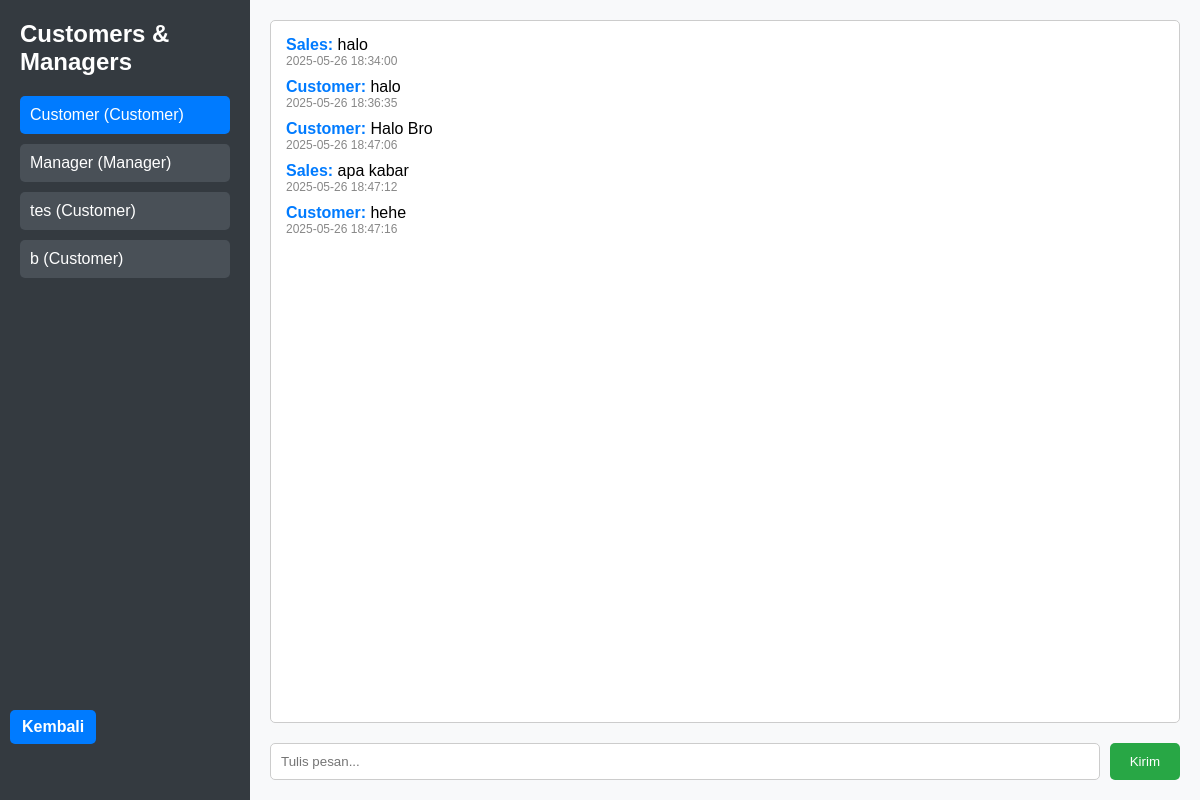
The page /Sales/Chat.php?to=10 (signed in) on the database its author committed.
### tables this page shows
CREATE TABLE `users` (
  `id` int(11) NOT NULL,
  `email` varchar(255) NOT NULL,
  `username` varchar(255) NOT NULL,
  `password` varchar(255) NOT NULL,
  `role` varchar(255) NOT NULL,
  `foto` varchar(255) NOT NULL
);

CREATE TABLE `messages` (
  `id` int(11) NOT NULL,
  `senderId` int(11) NOT NULL,
  `receiverId` int(11) NOT NULL,
  `message` text NOT NULL,
  `createdAt` datetime NOT NULL,
  `updatedAt` datetime NOT NULL
);

### Sales/Chat.php (the view, shortened to what this page needs)
<?php
include '../DB.php';
$salesId = $_SESSION['id'];
$selectedUserId = isset($_GET['to']) ? (int)$_GET['to'] : null;
$userQuery = "SELECT id, username, role FROM users WHERE LOWER(role) IN ('customer', 'manager')";
$usersResult = mysqli_query($conn, $userQuery);
$chatMessages = [];
if ($selectedUserId) {
    $chatQuery = "
        SELECT m.*, u.username AS sender_name
        FROM messages m
        JOIN users u ON m.senderId = u.id
        WHERE (m.senderId = ? AND m.receiverId = ?)
           OR (m.senderId = ? AND m.receiverId = ?)
        ORDER BY m.createdAt ASC
    ";
    $stmt = mysqli_prepare($conn, $chatQuery);
    mysqli_stmt_bind_param($stmt, "iiii", $salesId, $selectedUserId, $selectedUserId, $salesId);
    mysqli_stmt_execute($stmt);
    $result = mysqli_stmt_get_result($stmt);
    if ($result) {
        $chatMessages = mysqli_fetch_all($result, MYSQLI_ASSOC);
    }
}
?>
<!DOCTYPE html>
<html>
<head>
</head>
<body>
    <div style="position: fixed; top: 10px; left: 10px;">
        <a href="../index.php" style="
            display: inline-block;
            padding: 8px 12px;
            background-color: #007bff;
            color: white;
            border-radius: 5px;
            text-decoration: none;
            font-weight: bold;
            margin-top: 700px;
        ">Kembali</a>
    </div>
    <div class="sidebar">
        <h2>Customers & Managers</h2>
        <?php while ($row = mysqli_fetch_assoc($usersResult)) { ?>
            <a href="?to=<?= $row['id'] ?>" class="<?= $selectedUserId == $row['id'] ? 'active' : '' ?>">
                <?= htmlspecialchars($row['username']) ?> (<?= htmlspecialchars($row['role']) ?>)
            </a>
        <?php } ?>
    </div>
    <div class="chat-container">
        <?php if ($selectedUserId): ?>
            <div class="chat-box">
                <?php foreach ($chatMessages as $msg) { ?>
                    <div class="message">
                        <strong><?= htmlspecialchars($msg['sender_name']) ?>:</strong>
                        <?= htmlspecialchars($msg['message']) ?>
                        <div style="font-size: 12px; color: #888;"><?= $msg['createdAt'] ?></div>
                    </div>
                <?php } ?>
            </div>
            <form method="post">
                <input type="text" name="message" placeholder="Tulis pesan..." required>
                <button type="submit">Kirim</button>
            </form>
        <?php else: ?>
            <h3>Pilih customer atau manager dari kiri untuk mulai chat.</h3>
        <?php endif; ?>
    </div>
</body>
</html>

### Sales/Chat.php (style rules this page uses)
body { font-family: Arial, sans-serif; display: flex; height: 100vh; margin: 0; }
.sidebar { width: 250px; background: #343a40; color: white; padding: 20px; box-sizing: border-box; }
.sidebar h2 { margin-top: 0; }
.sidebar a { color: white; display: block; margin: 10px 0; text-decoration: none; padding: 10px; background: #495057; border-radius: 5px; }
.sidebar a:hover, .sidebar a.active { background: #007bff; }
.chat-container { flex: 1; padding: 20px; background: #f8f9fa; box-sizing: border-box; display: flex; flex-direction: column; }
.chat-box { flex: 1; overflow-y: auto; margin-bottom: 20px; border: 1px solid #ccc; background: white; padding: 15px; border-radius: 5px; }
.message { margin-bottom: 10px; }
.message strong { color: #007bff; }
form { display: flex; gap: 10px; }
input[type="text"] { flex: 1; padding: 10px; border-radius: 5px; border: 1px solid #ccc; }
button { padding: 10px 20px; border: none; background: #28a745; color: white; border-radius: 5px; cursor: pointer; }

### rows shown on the page
users: username "Customer", role "Customer"
users: username "Manager", role "Manager"
users: username "tes", role "Customer"
users: username "b", role "Customer"
messages: senderId.username "Sales", message "halo", createdAt "2025-05-26 18:34:00"
messages: senderId.username "Customer", message "halo", createdAt "2025-05-26 18:36:35"
messages: senderId.username "Customer", message "Halo Bro", createdAt "2025-05-26 18:47:06"
messages: senderId.username "Sales", message "apa kabar", createdAt "2025-05-26 18:47:12"
messages: senderId.username "Customer", message "hehe", createdAt "2025-05-26 18:47:16"
